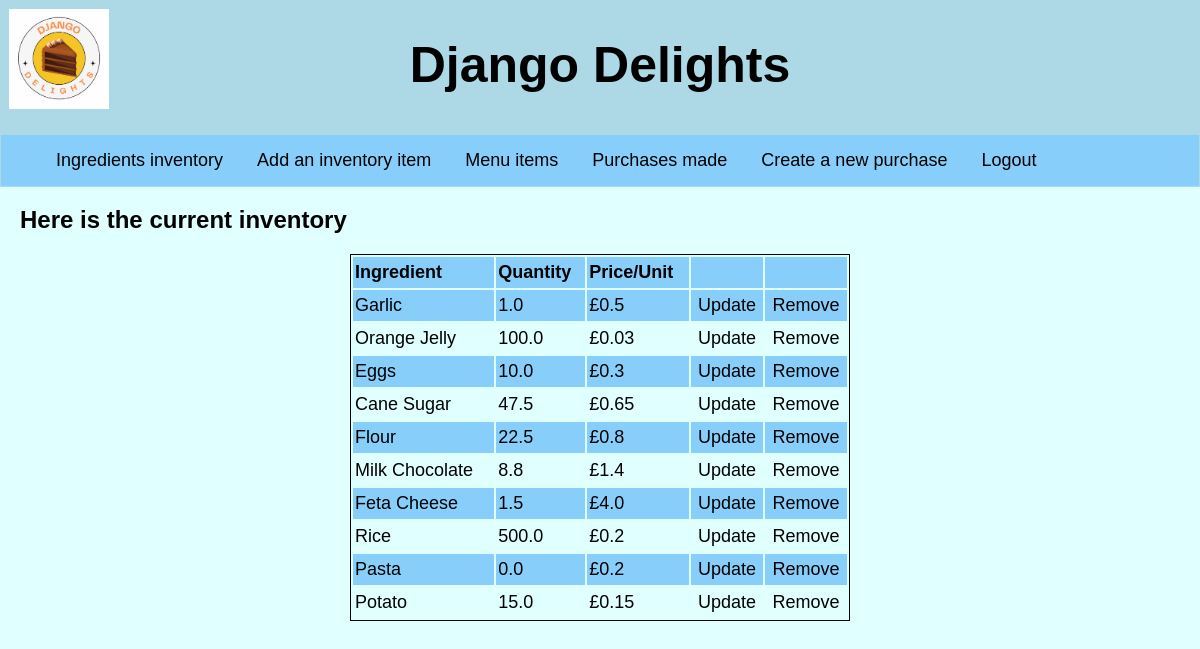
/inventory (signed in), run on an earlier commit of the app's database.
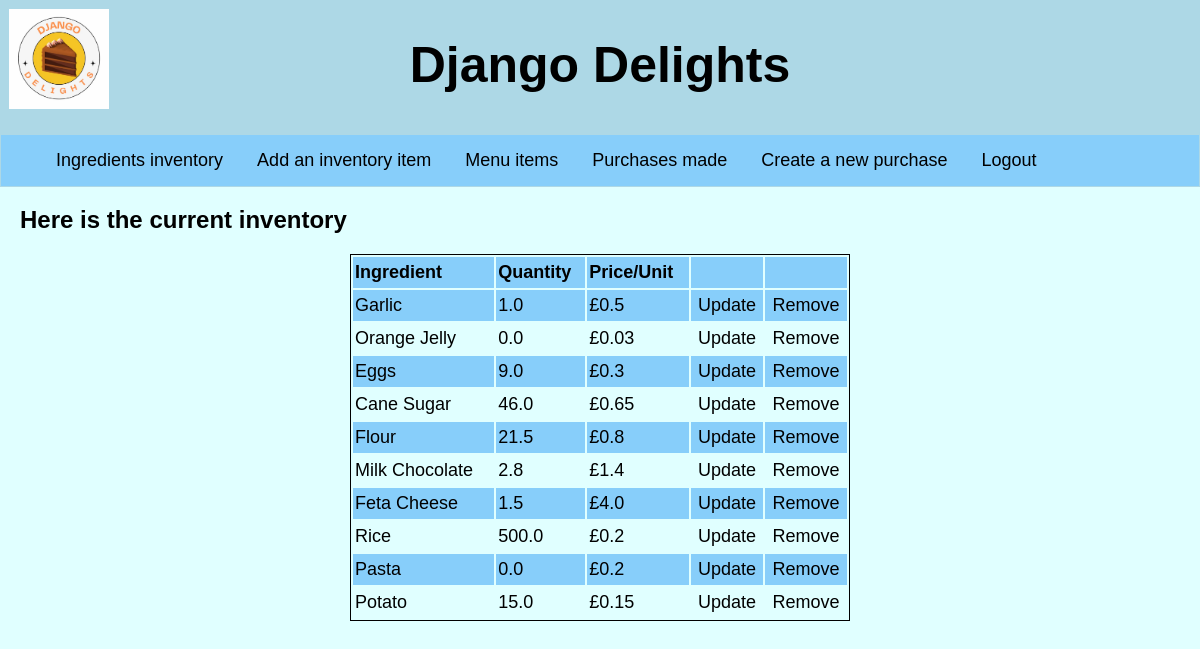
And on a later commit of the database.
### inventory/models.py (models this page shows, shortened)
class Ingredient(models.Model):
    name = models.CharField(max_length=30)
    quantity = models.FloatField()
    price = models.FloatField()

### inventory/views.py (the view)
# urls.py: path("inventory", views.InventoryListView.as_view(), name="inventory"),
class InventoryListView(LoginRequiredMixin,ListView):
    model = Ingredient
    template_name = "inventory/inventory.html"

### inventory/templates/inventory/inventory.html (shortened to what this page needs)
{% extends 'base.html' %}
{%  block content %}
<h2>Here is the current inventory</h2>
<div id="ingredients_list">
    <table class="table">
        <tr>
            <th>Ingredient</th>
            <th>Quantity</th>
            <th>Price/Unit</th>
            <th></th>
            <th></th>
        </tr>
        {% for ingredient in object_list %}
        <tr>
            <td id="ingredient">{{ingredient.name|title}}</td>
            <td>{{ingredient.quantity}}</td>
            <td>£{{ingredient.price}}</td>
            <td id="button"><a id="ingredient-link" href="{% url 'inventory_update' ingredient.id %}">Update</a></td>
            <td id="button"><a id="ingredient-link" href="{% url 'inventory_delete' ingredient.id %}">Remove</a></td>
        </tr>
        {% endfor %}
    </table>
</div>
{% endblock %}

### inventory/templates/base.html (shortened to what this page needs)
<!DOCTYPE html>
{% load static %}
<html>
  <head>
    <link rel="stylesheet" href="{% static 'style.css' %}">
  </head>
  <body>
    <header>
      <div class="nav-bar">
      <a id="home" href="{% url 'home' %}"><img src="{% static 'logo.jpg' %}" alt="home"></a>
      <h1>Django Delights</h1>
      <ul id="nav-list">
        <li><a href="{% url 'inventory' %}">Ingredients inventory</a></li>
        <li><a href="{% url 'inventory_create' %}">Add an inventory item</a></li>
        <li><a href="{% url 'menu_items' %}">Menu items</a></li>
        <li><a href="{% url 'view_purchases' %}">Purchases made</a></li>
        <li><a href="{% url 'purchase_create' %}">Create a new purchase</a></li>
        <li><a id="logout" href="{% url 'logout' %}">Logout</a></li>
      </ul>
    </div>
  </header>
    {% block content %}
    {% endblock %}
 </body>
</html>

### inventory/static/style.css (style rules this page uses)
body { background-color: lightcyan; margin: 0; }
h1 { text-align: center; font-family: 'Franklin Gothic Medium', 'Arial Narrow', Arial, sans-serif; font-size: 50px; border: 1px solid lightblue; }
h2 { font-family: Arial, Helvetica, sans-serif; margin-left: 20px; }
img { height: 100px; padding: 2px; margin: 5px; position: absolute; border: 1px solid lightblue; }
.nav-bar { background-color: lightblue; border: 1px solid lightblue; }
.nav-bar li { display: inline-block; text-align: center; font-family: Arial, Helvetica, sans-serif; font-size: large; padding: 15px; background-color: lightskyblue; }
#nav-list { background-color: lightskyblue; margin-top: 40px; margin-bottom: 0px; }
a:link { text-decoration: none; color: black; }
table { text-align: left; font-family: Arial, Helvetica, sans-serif; font-size: large; width: 500px; margin: 0 auto; border: 1px solid black; }
.table tr:nth-child(even) { background-color: lightskyblue; }
th, td { padding: 5px 2px; }
th { background-color: lightskyblue; }
table #menu-item, table #ingredient { text-align: left; color: black; }
#button { text-align: center; }

What changed in the data, as far as the page shows it:
changed Ingredient "Orange Jelly": quantity "100.0" → "0.0"
changed Ingredient "Eggs": quantity "10.0" → "9.0"
changed Ingredient "Cane Sugar": quantity "47.5" → "46.0"
changed Ingredient "Flour": quantity "22.5" → "21.5"
changed Ingredient "Milk Chocolate": quantity "8.8" → "2.8"
